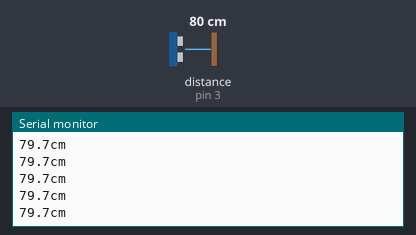
This sketch was run on a simulated Arduino Uno, built with avr-gcc and run on an emulated ATmega328P. Parts: the last lines printed to the serial monitor. Wiring (inferred from the names in the program): ultrasonic range finder: trigger pin 2; echo pin 3. Inputs (shaded band) come from the test bench; at power-on: distance to the obstacle (sensor on pin 3) 80 cm. The echo pulse lasts 58.3 µs per cm.

Above: at 1.2 s.
1.3 s: distance to the obstacle (sensor on pin 3) set to 35 cm
At 1.35 s:
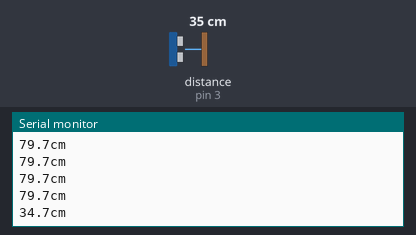
4.3 s: distance to the obstacle (sensor on pin 3) set to 2 cm
At 4.31 s:
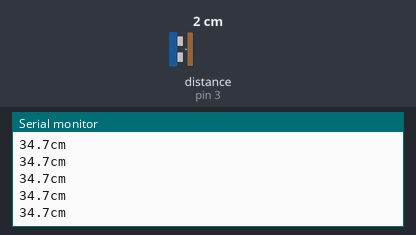
Timing chart, 0 to 7.3 s (numbered marks = the images above; inputs shaded):
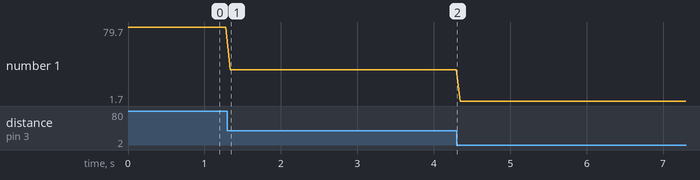

The sketch:

silo.ino
```cpp
#define TRIG 2
#define ECHO 3
long duration;
float distance_cm;

void setup() {
  Serial.begin(9600);
  pinMode(TRIG, OUTPUT);
  pinMode(ECHO, INPUT);
}

float getDistance() {
  digitalWrite(TRIG, LOW);
  delayMicroseconds(3);
  digitalWrite(TRIG, HIGH);
  delayMicroseconds(10);
  digitalWrite(TRIG, LOW);

  duration = pulseIn(ECHO, HIGH, 30000); // timeout 30ms (~5m)

  if (duration == 0) return -1; // tidak ada echo (out of range)

  float dist = duration * 0.0343 / 2;
  return dist;
}

void loop() {
  distance_cm = getDistance();
  if (distance_cm < 0) {
    Serial.println("ERR");
  } else {
    Serial.print(distance_cm, 1);
    Serial.println("cm");
  }
  delay(50); // 20 Hz sampling
}
```

Measured:
- after the input at 1.3 s, the serial monitor: prints a new line at once (image 1)
- plotted number 1: 79.7 → 34.7 after the input at 1.3 s, 34.7 → 1.7 after the input at 4.3 s
